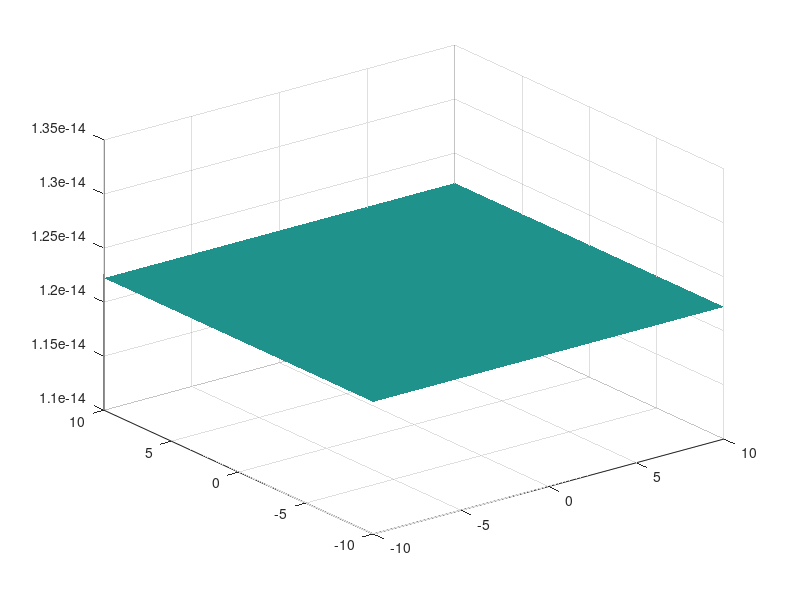

Write MATLAB code to recreate this figure.
function SA = createSAModel()
%% Make SA Model 
% return these param

% requirement of the model (variable, limits, and function)
SA.req.variables = {'x', 'y'}; %assuming that x,y are x1 and x2
SA.req.limits = {[-10; 10], [-10; 10]}; %limits
SA.req.function = @(x,y)(-sin(x)*cos(y)*exp(1-sqrt(x^2+y^2 )/pi)); %function that need to test

% settings of the model
SA.set.coolingRate = 0.999; % cooling rate is the dumping temperature (for the decreases of temp)
SA.set.maxAcceptTemp = 20; % maximum number iterations on same temperature with accept condition  
SA.set.maxFailedTemp = 15; % maximum number iteration on same temperature with failed condition
SA.set.stopTemp = 1; % condition of end iteration

% initial start of the model
SA.start.temperature = 5000;
SA.start.position = [0, 0];

[x, y] = meshgrid(-10:0.25:10);
surf(x,y, SA.req.function(x,y), 'FaceColor', 'interp', 'EdgeColor','none');

end